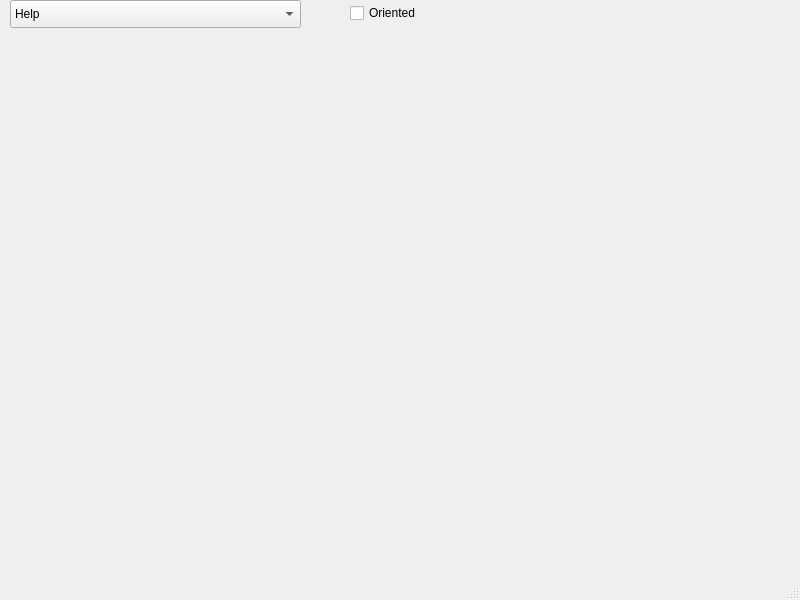
<?xml version="1.0" encoding="UTF-8"?>
<ui version="4.0">
 <class>MainWindow</class>
 <widget class="QMainWindow" name="MainWindow">
  <property name="geometry">
   <rect>
    <x>0</x>
    <y>0</y>
    <width>800</width>
    <height>600</height>
   </rect>
  </property>
  <property name="windowTitle">
   <string>MainWindow</string>
  </property>
  <widget class="QWidget" name="centralwidget">
   <widget class="QCheckBox" name="checkBox">
    <property name="geometry">
     <rect>
      <x>350</x>
      <y>0</y>
      <width>93</width>
      <height>26</height>
     </rect>
    </property>
    <property name="text">
     <string>Oriented</string>
    </property>
   </widget>
   <widget class="QComboBox" name="comboBox">
    <property name="geometry">
     <rect>
      <x>10</x>
      <y>0</y>
      <width>291</width>
      <height>28</height>
     </rect>
    </property>
    <item>
     <property name="text">
      <string>Help</string>
     </property>
    </item>
    <item>
     <property name="text">
      <string>Add Node -&gt; [Right Click]</string>
     </property>
    </item>
    <item>
     <property name="text">
      <string>Add Edge -&gt;[Left Click] select 2 nodes </string>
     </property>
    </item>
    <item>
     <property name="text">
      <string>Move Node -&gt; [Scroll Click] drag &amp; drop</string>
     </property>
    </item>
   </widget>
  </widget>
  <widget class="QMenuBar" name="menubar">
   <property name="geometry">
    <rect>
     <x>0</x>
     <y>0</y>
     <width>800</width>
     <height>25</height>
    </rect>
   </property>
  </widget>
  <widget class="QStatusBar" name="statusbar"/>
 </widget>
 <resources/>
 <connections/>
</ui>
